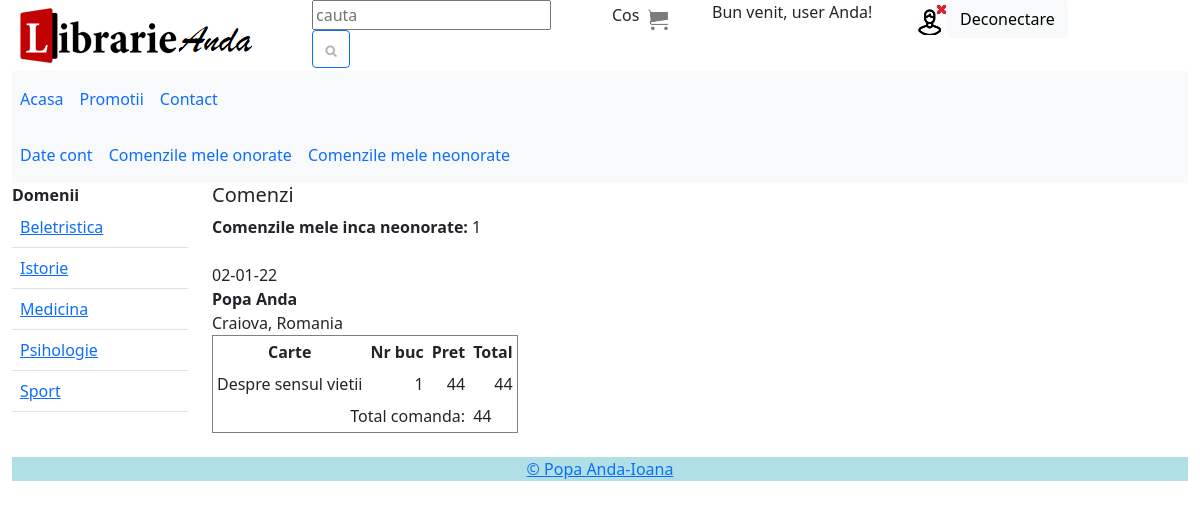
The page /useri/comenzi_neonorate.php (signed in) on the database its author committed.
### tables this page shows
CREATE TABLE IF NOT EXISTS `useri` (
  `id_user` int NOT NULL AUTO_INCREMENT,
  `nume_user` varchar(50) NOT NULL,
  `prenume_user` varchar(50) NOT NULL,
  `username` varchar(50) NOT NULL,
  `password` varchar(50) NOT NULL,
  `email` varchar(50) NOT NULL,
  `adresa` text NOT NULL,
  PRIMARY KEY (`id_user`)
);

CREATE TABLE IF NOT EXISTS `domenii` (
  `id_domeniu` int NOT NULL AUTO_INCREMENT,
  `nume_domeniu` varchar(50) NOT NULL,
  PRIMARY KEY (`id_domeniu`)
);

CREATE TABLE IF NOT EXISTS `comenzi` (
  `id_comanda` int NOT NULL AUTO_INCREMENT,
  `data_comanda` timestamp NOT NULL DEFAULT CURRENT_TIMESTAMP,
  `id_user` int DEFAULT NULL,
  `id_guest` int DEFAULT NULL,
  `comanda_onorata` tinyint UNSIGNED NOT NULL DEFAULT '0',
  PRIMARY KEY (`id_comanda`),
  KEY `id_user` (`id_user`),
  KEY `id_guest` (`id_guest`)
);

CREATE TABLE IF NOT EXISTS `comenzi_carti` (
  `id_comanda` int NOT NULL,
  `id_carte` int NOT NULL,
  `nr_buc` int NOT NULL,
  PRIMARY KEY (`id_comanda`,`id_carte`),
  KEY `id_carte` (`id_carte`)
);

CREATE TABLE IF NOT EXISTS `carti` (
  `id_carte` int NOT NULL AUTO_INCREMENT,
  `titlu_carte` varchar(50) NOT NULL,
  `descriere` text NOT NULL,
  `pret` float UNSIGNED NOT NULL,
  `nr_buc` int UNSIGNED NOT NULL,
  `data_aparitie_lib` timestamp NOT NULL DEFAULT CURRENT_TIMESTAMP,
  `promotie` int NOT NULL,
  `id_editura` int NOT NULL,
  `id_domeniu` int NOT NULL,
  PRIMARY KEY (`id_carte`),
  KEY `id_domeniu` (`id_domeniu`),
  KEY `id_editura` (`id_editura`)
);

### useri/comenzi_neonorate.php (the view, shortened to what this page needs)
<?php
	include ("autorizare.php");
	include ("page_top.php");
	include ("meniu.php");
?>
<div class="col-md-9" class="table-responsive">
<h5>Comenzi</h5>
<b>Comenzile mele inca neonorate: </b>
<?php
	$sqlComenziUser="SELECT comenzi.id_comanda, DATE_FORMAT(comenzi.data_comanda,'%d-%m-%y') as data_comanda,
	     useri.nume_user, useri.prenume_user, useri.adresa
	     FROM comenzi,useri
	     WHERE comenzi.id_user=".$_SESSION['id_user']." AND useri.id_user=".$_SESSION['id_user']."
	     AND comenzi.comanda_onorata=0";
	$resursaComenziUser=$db->query($sqlComenziUser);
	print $resursaComenziUser->num_rows.'<br><br';
	while($rowComanda = $resursaComenziUser->fetch_object())
	{
?>
	Data comenzii:
	<b><?php $totalGeneral=0; print $rowComanda->data_comanda ?></b>
	<div>
		<b><?php print $rowComanda->nume_user.' '.$rowComanda->prenume_user?></b><br>
		<?php print $rowComanda->adresa?>
		<table border="1" cellpadding="4" cellspacing="0">
			<tr>
				<td align="center"><b>Carte</b></td>
				<td align="center"><b>Nr buc</b></td>
				<td align="center"><b>Pret</b></td>
				<td align="center"><b>Total</b></td>
			</tr>
<?php
	$sqlCarti="SELECT carti.titlu_carte, carti.pret, comenzi_carti.nr_buc
	   FROM carti, comenzi, comenzi_carti
	   WHERE carti.id_carte=comenzi_carti.id_carte AND comenzi.id_comanda=".$rowComanda->id_comanda."
	   AND comenzi_carti.id_comanda=".$rowComanda->id_comanda;
	$resursaCarti=$db->query($sqlCarti);
	while($rowCarte = $resursaCarti->fetch_object())
	{
		print '<tr><td>'.$rowCarte->titlu_carte.'</td>
			<td align="right">'.$rowCarte->nr_buc.'</td><td align="right">'.$rowCarte->pret.'</td>';
		$total=$rowCarte->pret*$rowCarte->nr_buc;
		print '<td align="right">'.$total.'</td></tr>';
		$totalGeneral=$totalGeneral+$total;
	}
?>
		<tr>
			<td colspan="3" align="right"> Total comanda:</td>
			<td><?php print $totalGeneral?></td>
		</tr>
		</table>
	</div><br>
</div>
</div>
<?php
	}
include ("page_bottom.php");
?>

### useri/page_top.php (shortened to what this page needs)
<?php
$sql = "select * from useri where username = '".$_SESSION['username']."' and password = '".$_SESSION['parola']."'";
$resursa=$db->query($sql);
$row = $resursa->fetch_object();
?>
<!DOCTYPE html>
<html lang="en">
<head>
  <link href="https://cdn.jsdelivr.net/npm/bootstrap@5.1.2/dist/css/bootstrap.min.css" rel="stylesheet">
</head>
<body bgcolor = "#ffffff">
<div class="container-fluid">
<div class="row">
<div class="col-md-3">
	<img src = "../img/logo.jpg">
</div>
<div class="col-md-3">
  <form action="cauta.php" method = "POST">
      <input type="text" placeholder="cauta" name="cauta">
    <button type="submit" class="btn btn-outline-primary"><img src = "img/cauta.png"></button>
  </form>
</div>
<div class="col-md-1">
Cos <a href = "cos.php" ><img src = "img/cos.png"></a>
</div>
<div class="col-md-2">
<?php echo "Bun venit, user ".$row->prenume_user."!" ?>
</div>
<div class="col-md-3">
<form action="../index.php" method = "POST">
  <img src = "../img/deconectare.png"><input type="Submit" class="btn btn-light" value="Deconectare">
</form>
</div>
</div>
<div class="row">
<div class="col-12">
<nav class="navbar navbar-expand-sm bg-light">
    <ul class="navbar-nav">
      <li class="nav-item">
        <a class="nav-link" href="index.php">Acasa</a>
      </li>
      <li class="nav-item">
        <a class="nav-link" href="promotii.php">Promotii</a>
      </li>
      <li class="nav-item">
        <a class="nav-link" href="contact.php">Contact</a>
      </li>
    </ul>
</nav>
</div>
</div>
<div class="row">
<div class="col-12">
<nav class="navbar navbar-expand-sm bg-light">
    <ul class="navbar-nav">
      <li class="nav-item">
        <a class="nav-link" href="date_cont.php">Date cont</a>
      </li>
      <li class="nav-item">
        <a class="nav-link" href="comenzi_onorate.php">Comenzile mele onorate</a>
      </li>
      <li class="nav-item">
        <a class="nav-link" href="comenzi_neonorate.php">Comenzile mele neonorate</a>
      </li>
    </ul>
</nav>
</div>
</div>

### useri/meniu.php (shortened to what this page needs)
<div class="row">
<div class="col-md-2">
<b>Domenii</b><br>
<div class="table-responsive">
<table class="table table-hover">
<?php
$sql = "SELECT * FROM domenii ORDER BY nume_domeniu ASC";
$resursa = $db->query($sql);
while($row = $resursa->fetch_object())
{
	print '<tr>';
	print '<td>';
	print '<a href = "domenii.php?id_domeniu='.$row->id_domeniu.'">'.$row->nume_domeniu.'</a>';
	print '</tr>';
}
?>
</table>
</div>
</div>

### rows shown on the page
useri: prenume_user "Anda"
domenii: nume_domeniu "Beletristica"
domenii: nume_domeniu "Istorie"
domenii: nume_domeniu "Medicina"
domenii: nume_domeniu "Psihologie"
domenii: nume_domeniu "Sport"
comenzi: data_comanda "02-01-22", id_user.nume_user "Popa", id_user.prenume_user "Anda", id_user.adresa "Craiova, Romania", totalGeneral "44"
comenzi_carti: id_carte.titlu_carte "Despre sensul vietii", nr_buc "1", id_carte.pret "44"

### other values the page prints
$resursaComenziUser->num_rows "1"
